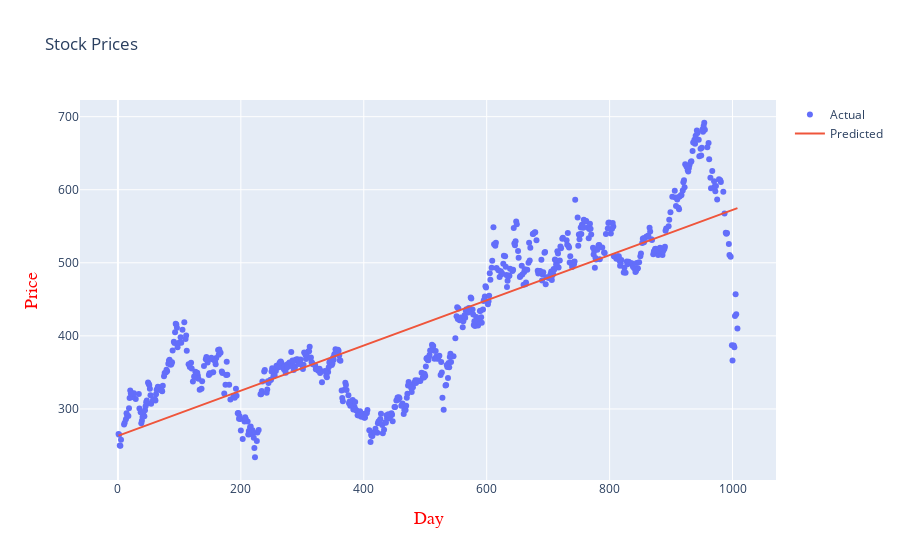

The notebook cell this image was saved under:
### Code cell
trace0 = go.Scatter(
    x = a_train.T[0],
    y = b_train,
    mode = 'markers',
    name = 'Actual'
)
trace1 = go.Scatter(
    x = a_train.T[0],
    y = lm.predict(a_train).T,
    mode = 'lines',
    name = 'Predicted'
)
data_data = [trace0,trace1]
layout.xaxis.title.text = 'Day'
plot2 = go.Figure(data=data_data, layout=layout)
iplot(plot2)

### Figure 1 — Plotly figure (JSON) as saved in the notebook; plotly's stock layout.template omitted (floating-point values rounded to 4 significant figures; data arrays with more than 128 entries replaced by an {"elided": "..."} marker saying what was removed)
{"data": [{"mode": "markers", "name": "Actual", "type": "scatter", "x": {"elided": "706 int values"}, "y": {"elided": "706 float values"}}, {"mode": "lines", "name": "Predicted", "type": "scatter", "x": {"elided": "706 int values"}, "y": {"elided": "706 float values"}}], "layout": {"title": {"text": "Stock Prices"}, "xaxis": {"title": {"font": {"color": "red", "family": "Courier New, monospace", "size": 18}, "text": "Day"}}, "yaxis": {"title": {"font": {"color": "red", "family": "Courier New, monospace", "size": 18}, "text": "Price"}}}}
